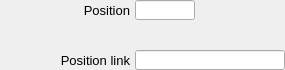
    <widget class="PyDMFrame" name="composite_9">
      <property name="geometry">
        <rect>
          <x>345</x>
          <y>70</y>
          <width>285</width>
          <height>70</height>
        </rect>
      </property>
      <widget class="PyDMLineEdit" name="text_entry_16">
        <property name="geometry">
          <rect>
            <x>135</x>
            <y>0</y>
            <width>60</width>
            <height>20</height>
          </rect>
        </property>
        <property name="channel" stdset="0">
          <string>ca://${prefix}PositionX</string>
        </property>
        <property name="toolTip">
          <string>${prefix}PositionX</string>
        </property>
        <property name="font" stdset="0">
          <font>
            <pointsize>10</pointsize>
          </font>
        </property>
        <property name="styleSheet">
          <string notr="true">PyDMLineEdit#text_entry_16 {
  color: rgb(0, 0, 0);
  background-color: rgb(115, 223, 255);
  border: 1px solid black;
  margin: 0px;
  padding: 0px;
  spacing: 0px;
  }</string>
        </property>
      </widget>
      <widget class="PyDMSlider" name="valuator_5">
        <property name="geometry">
          <rect>
            <x>135</x>
            <y>25</y>
            <width>150</width>
            <height>20</height>
          </rect>
        </property>
        <property name="channel" stdset="0">
          <string>ca://${prefix}PositionX</string>
        </property>
        <property name="toolTip">
          <string>${prefix}PositionX</string>
        </property>
        <property name="orientation" stdset="0">
          <string>Qt::Horizontal</string>
        </property>
        <property name="showLimitLabels" stdset="0">
          <bool>true</bool>
        </property>
        <property name="showValueLabel" stdset="0">
          <bool>false</bool>
        </property>
        <property name="showUnits" stdset="0">
          <bool>false</bool>
        </property>
        <property name="tickPosition" stdset="0">
          <enum>QSlider::NoTicks</enum>
        </property>
        <property name="precision" stdset="0">
          <number>1</number>
        </property>
        <property name="styleSheet">
          <string notr="true">PyDMSlider#valuator_5 {
  color: rgb(0, 0, 0);
  background-color: rgb(115, 223, 255);
  }</string>
        </property>
      </widget>
      <widget class="QLabel" name="text_25">
        <property name="geometry">
          <rect>
            <x>50</x>
            <y>0</y>
            <width>80</width>
            <height>20</height>
          </rect>
        </property>
        <property name="text">
          <string>Position</string>
        </property>
        <property name="font" stdset="0">
          <font>
            <pointsize>10</pointsize>
          </font>
        </property>
        <property name="brush" stdset="0">
          <brush brushstyle="SolidPattern">
            <color alpha="255">
              <red>0</red>
              <green>0</green>
              <blue>0</blue>
            </color>
          </brush>
        </property>
        <property name="toolTip">
          <string>text_25</string>
        </property>
        <property name="alignment">
          <set>Qt::AlignRight|Qt::AlignTrailing|Qt::AlignVCenter</set>
        </property>
        <property name="styleSheet">
          <string notr="true">QLabel#text_25 {
  color: rgb(0, 0, 0);
  }</string>
        </property>
      </widget>
      <widget class="PyDMLabel" name="text_update_11">
        <property name="geometry">
          <rect>
            <x>200</x>
            <y>1</y>
            <width>61</width>
            <height>18</height>
          </rect>
        </property>
        <property name="toolTip">
          <string>PV: ${prefix}PositionX_RBV</string>
        </property>
        <property name="channel" stdset="0">
          <string>ca://${prefix}PositionX_RBV</string>
        </property>
        <property name="font" stdset="0">
          <font>
            <pointsize>10</pointsize>
          </font>
        </property>
        <property name="alignment">
          <set>Qt::AlignCenter</set>
        </property>
        <property name="textInteractionFlags">
          <set>Qt::TextSelectableByKeyboard|Qt::TextSelectableByMouse</set>
        </property>
        <property name="styleSheet">
          <string notr="true">PyDMLabel#text_update_11 {
  color: rgb(10, 0, 184);
  background-color: rgb(187, 187, 187);
  }</string>
        </property>
      </widget>
      <widget class="QLabel" name="text_26">
        <property name="geometry">
          <rect>
            <x>0</x>
            <y>50</y>
            <width>130</width>
            <height>20</height>
          </rect>
        </property>
        <property name="text">
          <string>Position link</string>
        </property>
        <property name="font" stdset="0">
          <font>
            <pointsize>10</pointsize>
          </font>
        </property>
        <property name="brush" stdset="0">
          <brush brushstyle="SolidPattern">
            <color alpha="255">
              <red>0</red>
              <green>0</green>
              <blue>0</blue>
            </color>
          </brush>
        </property>
        <property name="toolTip">
          <string>text_26</string>
        </property>
        <property name="alignment">
          <set>Qt::AlignRight|Qt::AlignTrailing|Qt::AlignVCenter</set>
        </property>
        <property name="styleSheet">
          <string notr="true">QLabel#text_26 {
  color: rgb(0, 0, 0);
  }</string>
        </property>
      </widget>
      <widget class="PyDMLineEdit" name="text_entry_17">
        <property name="geometry">
          <rect>
            <x>135</x>
            <y>50</y>
            <width>150</width>
            <height>20</height>
          </rect>
        </property>
        <property name="channel" stdset="0">
          <string>ca://${prefix}PositionXLink.DOL</string>
        </property>
        <property name="toolTip">
          <string>${prefix}PositionXLink.DOL</string>
        </property>
        <property name="displayFormat" stdset="0">
          <enum>PyDMLineEdit::String</enum>
        </property>
        <property name="font" stdset="0">
          <font>
            <pointsize>10</pointsize>
          </font>
        </property>
        <property name="styleSheet">
          <string notr="true">PyDMLineEdit#text_entry_17 {
  color: rgb(0, 0, 0);
  background-color: rgb(115, 223, 255);
  border: 1px solid black;
  margin: 0px;
  padding: 0px;
  spacing: 0px;
  }</string>
        </property>
      </widget>
    </widget>
